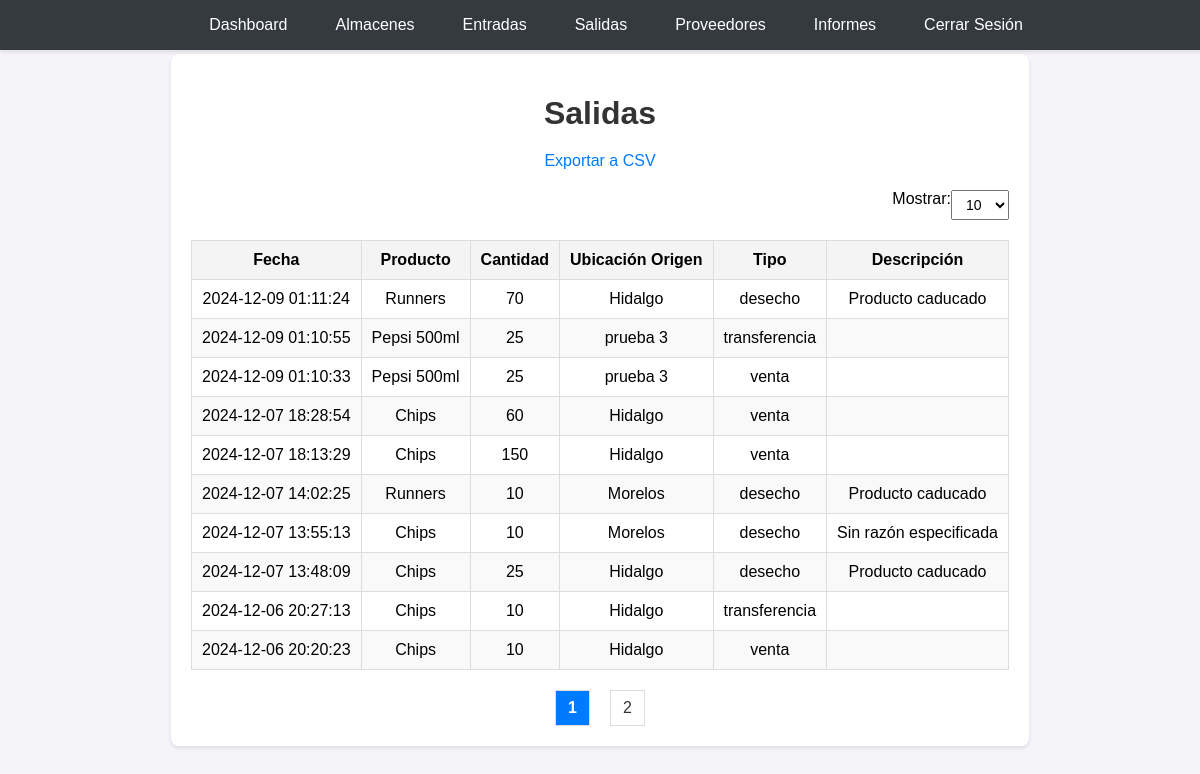
The page /views/salidas.view.php (signed in) on the database its author committed.
### tables this page shows
CREATE TABLE `movimientos` (
  `id` int(11) NOT NULL,
  `tipo` enum('venta','compra','transferencia','desecho') NOT NULL,
  `fecha` datetime DEFAULT current_timestamp(),
  `cantidad` int(11) NOT NULL,
  `producto_id` int(11) NOT NULL,
  `ubicacion_origen_id` int(11) DEFAULT NULL,
  `ubicacion_destino_id` int(11) DEFAULT NULL,
  `proveedor_id` int(11) DEFAULT NULL,
  `descripcion` text DEFAULT NULL
);

CREATE TABLE `productos` (
  `id` int(11) NOT NULL,
  `nombre` varchar(255) NOT NULL,
  `descripcion` text DEFAULT NULL
);

CREATE TABLE `ubicaciones` (
  `id` int(11) NOT NULL,
  `almacen_id` int(11) NOT NULL,
  `nombre` varchar(255) NOT NULL,
  `capacidad_min` int(11) NOT NULL,
  `capacidad_max` int(11) NOT NULL,
  `created_at` timestamp NOT NULL DEFAULT current_timestamp(),
  `stock_actual` int(11) DEFAULT 0
);

### controllers/salidas_controller.php (called while the page is built)
<?php
require_once '../config.php';
$limit = isset($_GET['limit']) ? (int)$_GET['limit'] : 10;
$page = isset($_GET['page']) ? (int)$_GET['page'] : 1;
$offset = ($page - 1) * $limit;
$countQuery = "
    SELECT COUNT(*) AS total
    FROM movimientos
    WHERE tipo IN ('venta', 'desecho', 'transferencia') AND ubicacion_origen_id IS NOT NULL";
$countStmt = $conn->prepare($countQuery);
$countStmt->execute();
$totalEntries = $countStmt->fetch(PDO::FETCH_ASSOC)['total'];
$totalPages = ceil($totalEntries / $limit);
$query = "
    SELECT m.*, p.nombre AS producto, u.nombre AS ubicacion_origen
    FROM movimientos m
    LEFT JOIN productos p ON m.producto_id = p.id
    LEFT JOIN ubicaciones u ON m.ubicacion_origen_id = u.id
    WHERE m.tipo IN ('venta', 'desecho', 'transferencia') AND m.ubicacion_origen_id IS NOT NULL
    ORDER BY m.fecha DESC
    LIMIT :limit OFFSET :offset";
$stmt = $conn->prepare($query);
$stmt->bindParam(':limit', $limit, PDO::PARAM_INT);
$stmt->bindParam(':offset', $offset, PDO::PARAM_INT);
$stmt->execute();
$salidas = $stmt->fetchAll(PDO::FETCH_ASSOC);

### views/salidas.view.php (the view, shortened to what this page needs)
<?php
require_once '../controllers/salidas_controller.php';
?>
<!DOCTYPE html>
<html lang="es">
<head>
    <link rel="stylesheet" href="../css/style.css">
    <link rel="stylesheet" href="../css/movimientos.css">
</head>
<body>
<?php include '../partials/navbar.php'; ?>
<div class="container">
    <h1>Salidas</h1>
    <div class="export-container">
        <a href="../controllers/exportar_movimientos.php?type=salidas" class="export-button">Exportar a CSV</a>
    </div>
    <form method="get" class="form-limit">
        <label for="limit">Mostrar:</label>
        <select name="limit" id="limit" onchange="this.form.submit()">
            <option value="10" <?= $limit === 10 ? 'selected' : '' ?>>10</option>
        </select>
    </form>
    <table>
        <thead>
            <tr>
                <th>Fecha</th>
                <th>Producto</th>
                <th>Cantidad</th>
                <th>Ubicación Origen</th>
                <th>Tipo</th>
                <th>Descripción</th>
            </tr>
        </thead>
        <tbody>
            <?php foreach ($salidas as $salida): ?>
                <tr>
                    <td><?= htmlspecialchars($salida['fecha']); ?></td>
                    <td><?= htmlspecialchars($salida['producto']); ?></td>
                    <td><?= htmlspecialchars($salida['cantidad']); ?></td>
                    <td><?= htmlspecialchars($salida['ubicacion_origen']); ?></td>
                    <td><?= htmlspecialchars($salida['tipo']); ?></td>
                    <td><?= htmlspecialchars($salida['descripcion']); ?></td>
                </tr>
            <?php endforeach; ?>
        </tbody>
    </table>
    <div class="pagination">
        <?php for ($i = 1; $i <= $totalPages; $i++): ?>
            <a href="?limit=<?= $limit ?>&page=<?= $i ?>" class="<?= $i === $page ? 'active' : '' ?>">
                <?= $i ?>
            </a>
        <?php endfor; ?>
    </div>
</div>
</body>
</html>

### css/style.css (style rules this page uses)
body { font-family: Arial, sans-serif; background-color: #f4f4f9; margin: 0; padding: 0; display: flex; justify-content: center; align-items: center; height: 100vh; }
.container { text-align: center; background: #fff; padding: 20px; border-radius: 8px; box-shadow: 0 2px 4px rgba(0, 0, 0, 0.1); }
h1 { color: #333; }
form { margin-top: 20px; }
a { color: #007BFF; text-decoration: none; }

### css/movimientos.css (style rules this page uses)
.container { max-width: 1200px; margin: 0 auto; padding: 20px; }
h1 { text-align: center; margin-bottom: 20px; color: #333; }
table { width: 100%; border-collapse: collapse; margin-bottom: 20px; }
table th, table td { border: 1px solid #ddd; padding: 10px; text-align: center; }
table th { background-color: #f4f4f4; font-weight: bold; }
table tr:nth-child(even) { background-color: #f9f9f9; }
.pagination { display: flex; justify-content: center; margin-top: 20px; }
.pagination a { margin: 0 5px; padding: 8px 12px; text-decoration: none; border: 1px solid #ddd; color: #333; }
.pagination a.active { font-weight: bold; color: white; background-color: #007BFF; }
.form-limit { margin-bottom: 20px; display: flex; justify-content: flex-end; }
select { padding: 5px 10px; font-size: 14px; }
.pagination { display: flex; justify-content: center; align-items: center; gap: 10px; }

### rows shown on the page
movimientos: fecha "2024-12-09 01:11:24", producto.nombre "Runners", cantidad "70", ubicacion_origen.nombre "Hidalgo", tipo "desecho", descripcion "Producto caducado"
movimientos: fecha "2024-12-09 01:10:55", producto.nombre "Pepsi 500ml", cantidad "25", ubicacion_origen.nombre "prueba 3", tipo "transferencia"
movimientos: fecha "2024-12-09 01:10:33", producto.nombre "Pepsi 500ml", cantidad "25", ubicacion_origen.nombre "prueba 3", tipo "venta"
movimientos: fecha "2024-12-07 18:28:54", producto.nombre "Chips", cantidad "60", ubicacion_origen.nombre "Hidalgo", tipo "venta"
movimientos: fecha "2024-12-07 18:13:29", producto.nombre "Chips", cantidad "150", ubicacion_origen.nombre "Hidalgo", tipo "venta"
movimientos: fecha "2024-12-07 14:02:25", producto.nombre "Runners", cantidad "10", ubicacion_origen.nombre "Morelos", tipo "desecho", descripcion "Producto caducado"
movimientos: fecha "2024-12-07 13:55:13", producto.nombre "Chips", cantidad "10", ubicacion_origen.nombre "Morelos", tipo "desecho", descripcion "Sin razón especificada"
movimientos: fecha "2024-12-07 13:48:09", producto.nombre "Chips", cantidad "25", ubicacion_origen.nombre "Hidalgo", tipo "desecho", descripcion "Producto caducado"
movimientos: fecha "2024-12-06 20:27:13", producto.nombre "Chips", cantidad "10", ubicacion_origen.nombre "Hidalgo", tipo "transferencia"
movimientos: fecha "2024-12-06 20:20:23", producto.nombre "Chips", cantidad "10", ubicacion_origen.nombre "Hidalgo", tipo "venta"
